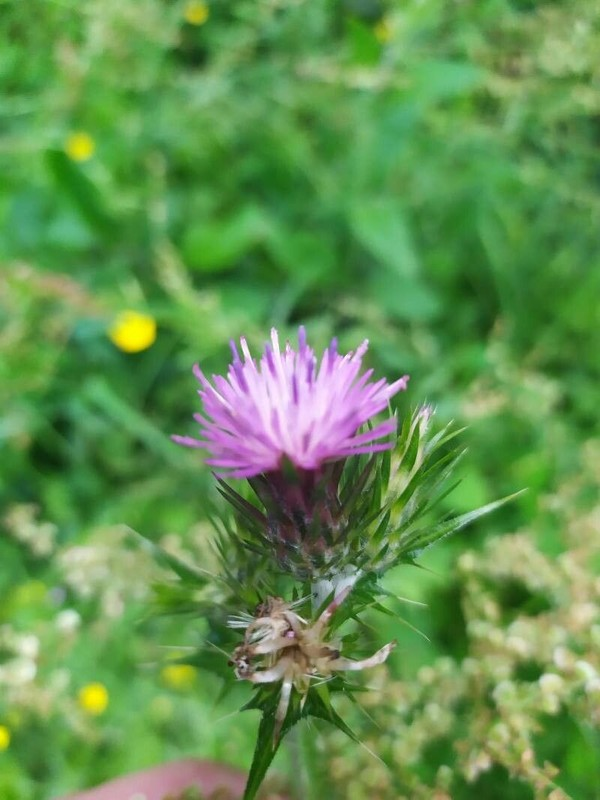
#> input picture assets/model_check/ref_01.jpg, 600 x 800 px
$ python -i inline_feasibility.py   (imports and definitions only)
#> lines starting #> are read from the running program, lines starting #| are printed output that depends on the picture
#!/usr/bin/env python3
"""Feasibility test behind the 2026-10-10 hint to the thesis pipeline (ADR 010) — NOT a thesis result.

Question: can a quantizer output whose weights sit at offsets after the FlatBuffer be re-written with
every weight inline — so that any LiteRT/TFLite runtime can load it (incl. tflite_flutter's iOS runtime,
TF 2.12) — without changing the model?

  1. Re-serialize with ai-edge-litert's own flatbuffer_utils (the module ai-edge-quantizer imports):
     read_model_from_bytearray (copies offset-stored buffers into Buffer.data; in ai-edge-litert 2.3.0 it
     also points tensors with EMPTY buffers at buffer 0) -> convert_object_to_bytearray (all inline).
  2. Structure, two independent readers (this repo's raw reader and the official object API): every
     tensor's name, type, shape, quantization and constant BYTES (resolved through whatever buffer index it
     has), every operator (code, version, inputs, outputs, options), signature defs and metadata — equal.
  3. Behaviour: both files in the same LiteRT interpreter, both resolver types, on the phone reference
     photographs (export_arm2.app_load, verbatim), the grey image and seeded random inputs:
     logits must be bit-identical (np.array_equal), not merely close.
  4. Sanity: both files reproduce phone_reference.json (the handover's criteria).

The thesis-grade proof needs the 218 + 100 pinned training-pool photographs and the checkpoint, which
exist only on the VPS; this script uses what the app repo has.

Usage (from an empty working directory; needs ai-edge-litert, numpy, Pillow):
    python tools/model_check/inline_feasibility.py <model .tflite> <assets/model_check dir> <out .tflite>
"""
import hashlib
import importlib.metadata as md
import json
import os
import platform
import sys

import numpy as np
from PIL import Image
from ai_edge_litert.interpreter import Interpreter, OpResolverType
from ai_edge_litert.tools import flatbuffer_utils as fu

sys.path.insert(0, os.path.dirname(os.path.abspath(__file__)))
from inspect_buffers import FlatBuffer  # noqa: E402  (this repo's dependency-free reader)

SRC, CHECK_DIR, OUT = sys.argv[1], sys.argv[2], sys.argv[3]
SIZE = 224


def app_load(path, size=SIZE):  # verbatim from ml-pipeline/export_arm2.py
#> called with path = '../../assets/model_check/ref_01.jpg', size = 224
    im = Image.open(path).convert("RGB")
#> im is the input picture: PIL image 600x800 RGB; mean R, G, B 98.9, 145.2, 80.3
    w, h = im.size
#> w = 600; h = 800
    s = size / min(w, h)
#> s = 0.373
    im = im.resize((max(size, round(w * s)), max(size, round(h * s))), Image.BILINEAR)
#> im: PIL image 224x299 RGB
    w, h = im.size
#> w = 224; h = 299
    l, t = (w - size) // 2, (h - size) // 2
#> l = 0; t = 37
    im = im.crop((l, t, l + size, t + size))
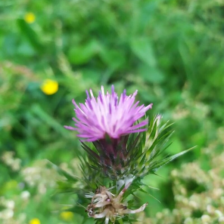
#> im: PIL image 224x224 RGB; mean R, G, B 97.1, 143.8, 81.3
    return (np.asarray(im, dtype=np.float32) / 255.0)[None]


def sha(data):
    return hashlib.sha256(data).hexdigest()


# ------------------------------------------------------------------ 1. re-serialize
# [1 line not run here, left out]
# [1 line that did not run here, left out]
# [1 line that did not run here, left out]
# [6 lines not run here, left out]


# ------------------------------------------------------- 2a. structure, raw reader
# [41 lines left out: function raw_view, not called in this run]


# [1 line that did not run here, left out]
# [1 line that did not run here, left out]
# [1 line that did not run here, left out]
# [7 lines not run here, left out]
# [1 line that did not run here, left out]


# --------------------------------------------- 2b. structure, the official object API
def as_bytes(x):
    return bytes(np.asarray(x, dtype=np.uint8).tobytes()) if not isinstance(x, (bytes, bytearray)) else bytes(x)


# [21 lines left out: function deep_diff, not called in this run]


# [1 line that did not run here, left out]
# [1 line that did not run here, left out]
diffs = []
# [1 line not run here, left out]


# [5 lines left out: function resolved, not called in this run]


# [2 lines that did not run here, left out]
# [2 lines that did not run here, left out]
# [4 lines not run here, left out]
# [1 line that did not run here, left out]


# ------------------------------------------------------------------ 3. behaviour
# [1 line not run here, left out]
inputs = []
# [5 lines not run here, left out]
rng = np.random.default_rng(20261010)
# [2 lines not run here, left out]


# [10 lines left out: function runner, not called in this run]


# [1 line not run here, left out]
outputs = {}
beh_ok = True
# [12 lines not run here, left out]


# ------------------------------------------------------------------ 4. sanity
# [7 lines left out: function verdict, not called in this run]


# [2 lines that did not run here, left out]
# [6 lines not run here, left out]

>>> result = app_load('../../assets/model_check/ref_01.jpg')

$ run again, on assets/model_check/ref_03.jpg
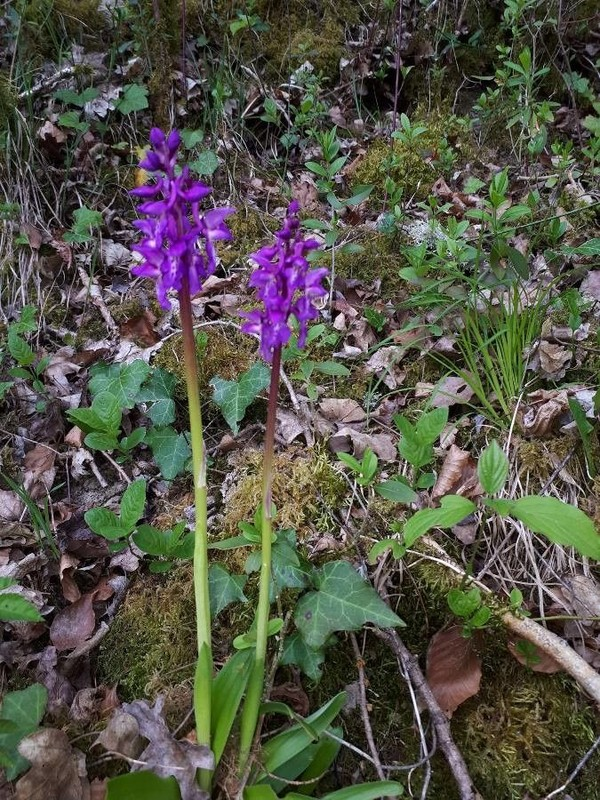
#> input picture assets/model_check/ref_03.jpg, 600 x 800 px
#> in app_load, im is the input picture: PIL image 600x800 RGB; mean R, G, B 83.8, 83.6, 71.7
#> in app_load, `im = im.resize((max(size, round(w * s)), max(size, round(h * s))), Ima..`:
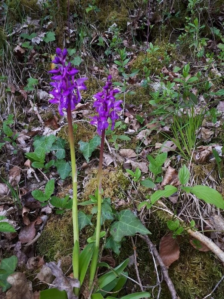
#> im: PIL image 224x299 RGB; mean R, G, B 83.8, 83.6, 71.7
#> in app_load, `im = im.crop((l, t, l + size, t + size))`:
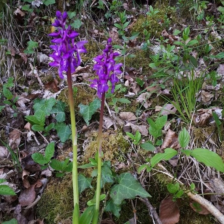
#> im: PIL image 224x224 RGB; mean R, G, B 89.8, 89, 78.4

$ run again, on assets/model_check/ref_04.jpg
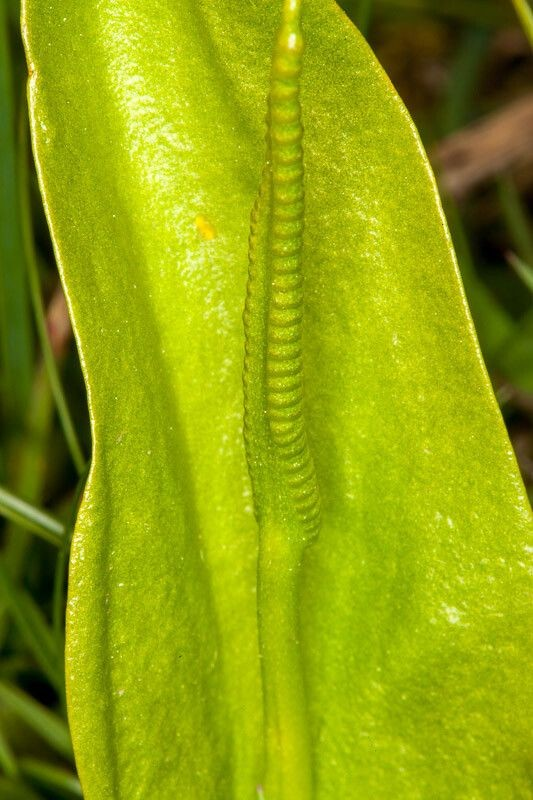
#> input picture assets/model_check/ref_04.jpg, 533 x 800 px
#> in app_load, im is the input picture: PIL image 533x800 RGB; mean R, G, B 142.9, 160, 10.7
#> in app_load, `im = im.crop((l, t, l + size, t + size))`:
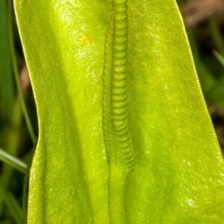
#> im: PIL image 224x224 RGB; mean R, G, B 145.3, 163.3, 11

$ run again, on assets/model_check/ref_05.jpg
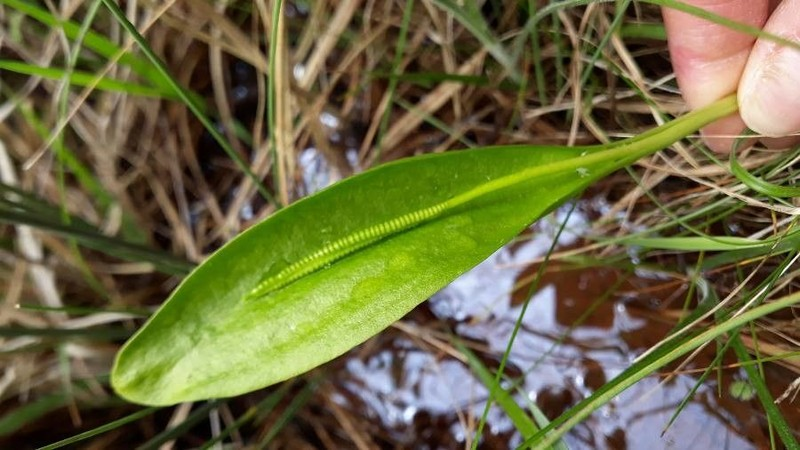
#> input picture assets/model_check/ref_05.jpg, 800 x 450 px
#> in app_load, im is the input picture: PIL image 800x450 RGB; mean R, G, B 108.8, 106.5, 65.7
#> in app_load, `im = im.crop((l, t, l + size, t + size))`:
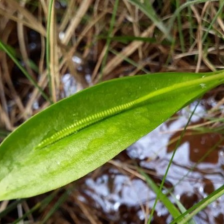
#> im: PIL image 224x224 RGB; mean R, G, B 108, 111.4, 64.6
